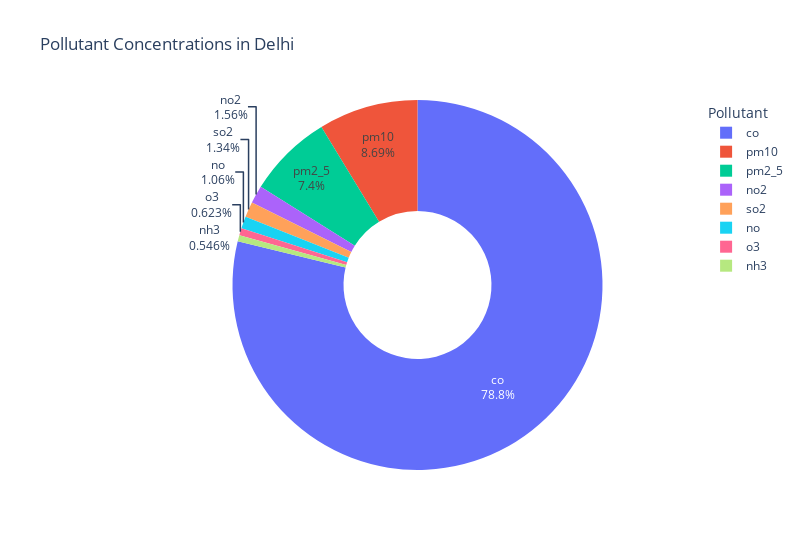

The notebook cell saved with this chart:
### Code cell
# Define pollutants and their colors
pollutants = ["co", "no", "no2", "o3", "so2", "pm2_5", "pm10", "nh3"]
pollutant_colors = px.colors.qualitative.Plotly

# Calculate the sum of pollutant concentrations
total_concentrations = data[pollutants].sum()

# Create a DataFrame for the concentrations
concentration_data = pd.DataFrame({
    "Pollutant": pollutants,
    "Concentration": total_concentrations
})

# Create a donut plot for pollutant concentrations
fig = px.pie(concentration_data, names="Pollutant", values="Concentration",
             title="Pollutant Concentrations in Delhi",
             hole=0.4, color_discrete_sequence=pollutant_colors)

# Update layout for the donut plot
fig.update_traces(textinfo="percent+label")
fig.update_layout(legend_title="Pollutant",width=800, height=550) 

# Show the donut plot
fig.show()

### Figure 1 — Plotly figure (JSON) as saved in the notebook; plotly's stock layout.template omitted (floating-point values rounded to 4 significant figures)
{"data": [{"domain": {"x": [0, 1], "y": [0, 1]}, "hole": 0.4, "hovertemplate": "Pollutant=%{label}<br>Concentration=%{value}<extra></extra>", "labels": ["co", "no", "no2", "o3", "so2", "pm2_5", "pm10", "nh3"], "legendgroup": "", "name": "", "showlegend": true, "textinfo": "percent+label", "type": "pie", "values": [2140000.0, 28710.0, 42240.0, 16910.0, 36270.0, 201000.0, 236200.0, 14820.0]}], "layout": {"height": 550, "legend": {"title": {"text": "Pollutant"}, "tracegroupgap": 0}, "piecolorway": ["#636EFA", "#EF553B", "#00CC96", "#AB63FA", "#FFA15A", "#19D3F3", "#FF6692", "#B6E880", "#FF97FF", "#FECB52"], "title": {"text": "Pollutant Concentrations in Delhi"}, "width": 800}}
